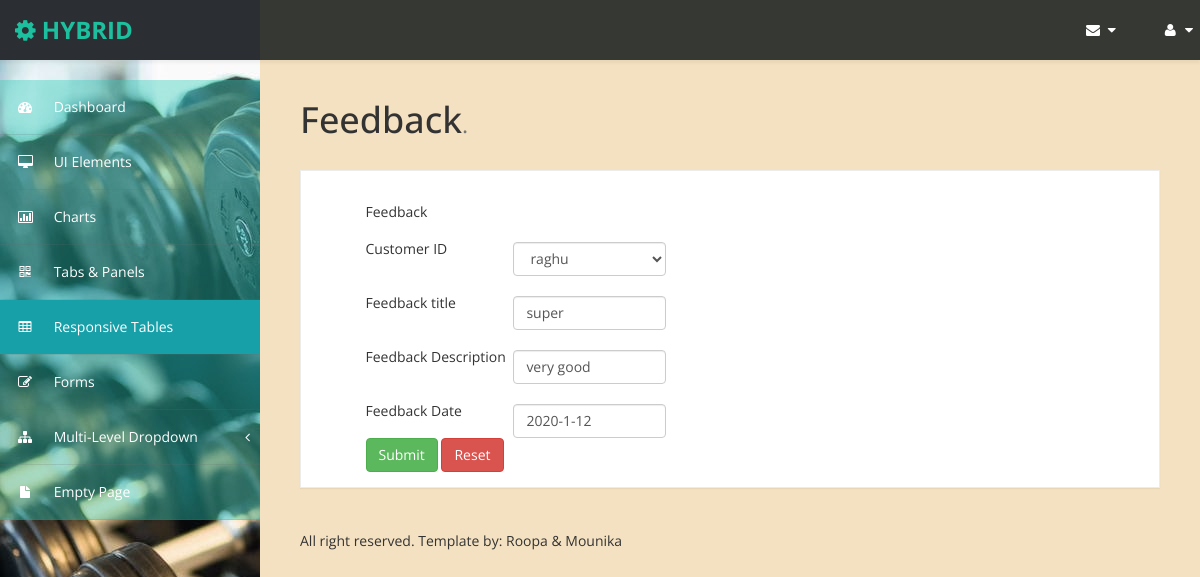
Screenshot of /code/feedback_edit.php?feedback_id=12 with the database file from the repository.
### tables this page shows
CREATE TABLE `feedback` (
  `feedback_id` int(100) NOT NULL auto_increment,
  `customer_id` varchar(100) NOT NULL,
  `feedback_title` varchar(100) NOT NULL,
  `feedback_description` varchar(100) NOT NULL,
  `feedback_date` varchar(100) NOT NULL,
  PRIMARY KEY  (`feedback_id`)
);

CREATE TABLE `customer_details` (
  `customer_id` int(100) NOT NULL auto_increment,
  `customer_name` varchar(100) NOT NULL,
  `customer_address` varchar(100) NOT NULL,
  `customer_city` varchar(100) NOT NULL,
  `contact_number` varchar(100) NOT NULL,
  `email_id` varchar(100) NOT NULL,
  `image` varchar(400) NOT NULL,
  `weight` varchar(100) NOT NULL,
  `health_details` varchar(200) NOT NULL,
  `date_of_birth` varchar(100) NOT NULL,
  `gender` varchar(100) NOT NULL,
  `height` varchar(100) NOT NULL,
  PRIMARY KEY  (`customer_id`),
  KEY `customer_id` (`customer_id`)
);

### code/feedback_edit.php (the view, shortened to what this page needs)
<!DOCTYPE html>
<html xmlns="http://www.w3.org/1999/xhtml">
<head>
   <?php include('medatada.php');?>
   <?php include('header.php');?>
   <?php include('sidebar.php');?>
<body>
        <div id="page-wrapper" >
            <div id="page-inner">
			 <div class="row">
                    <div class="col-md-12">
                        <h1 class="page-header">
                            <span class="style1">Feedback</span><small>.</small>
                        </h1>
               </div>
              </div>
              <div class="row">
                <div class="col-lg-12">
                    <div class="panel panel-default">
                        <div class="panel-heading">
                            </div>
                        <div class="panel-body">
                            <div class="row">
                                <div class="col-lg-6">
<?php
include('db_connect.php');
$feedback_id=$_REQUEST['feedback_id'];
 $sql="select * from feedback where feedback_id='$feedback_id' ";
$res=mysqli_query($conn,$sql);
$row=mysqli_fetch_array($res);
?>
<form   id="formID" method="post" action="feedback_update.php">
  <div align="center">
    <table width="300" border="0">
      <tr>
        <td colspan="2">Feedback</td>
      </tr>
      <tr>
        <td width="140">Customer ID</td>
        <td width="144"><label for="customer_id"></label>
          <select name="customer_id" id="customer_id" class="validate[required] form-control">
            <?php
			 include('db_connect.php');
			 $sql1="select * from customer_details";
			 $res1=mysqli_query($conn,$sql1);
			 while($row1=mysqli_fetch_array($res1))
			 {
			 ?>
            <option value="<?php echo $row1['customer_id'];?>" <?php if($row1['customer_id']==$row['customer_id']) { ?> selected <?php } ?>>  <?php echo $row1['customer_name'];?> </option>
            <?php
			 }
			 ?>
          </select></td>
      </tr>
      <tr>
        <td>Feedback title</td>
        <td><label for="feedback_title"></label>
        <input name="feedback_title" type="text" id="feedback_title"  class="validate[required] form-control" value="<?php echo $row['feedback_title'];?>" /></td>
      </tr>
      <tr>
        <td>Feedback Description</td>
        <td><label for="feedback_description"></label>
        <input name="feedback_description" type="text" id="feedback_description" class="validate[required] form-control" value="<?php echo $row['feedback_description'];?>" /></td>
      </tr>
      <tr>
        <td>Feedback Date</td>
        <td><label for="feedback_date"></label>
        <input name="feedback_date" type="text" id="feedback_date"   class="validate[required,custom[date]] form-control" value="<?php echo $row['feedback_date'];?>" /></td>
      </tr>
      <tr>
        <td colspan="2"><input type="submit" name="button" id="button" value="Submit"  class="btn btn-success" />
        <input type="reset" name="button2" id="button2" value="Reset" class="btn btn-danger" /></td>
      </tr>
    </table>
  </div>
</form>
</div>
                                <div class="col-lg-6">
                                </div>
                            </div>
                        </div>
                    </div>
                </div>
            </div>
			  <?php include('footer.php');?>
			</div>
	<?php include('val.php'); ?>
</body>
</html>

### code/assets/css/custom-styles.css (style rules this page uses)
body { font-family: 'Open Sans', sans-serif; background: #32C2CD url(../img/bg-img.jpg) !important; }
#page-wrapper { padding: 15px 15px; min-height: 600px; background: #f4e1c1; }
#page-inner { width:100%; margin:10px 20px 10px 0px; background-color:transparent; padding:10px; min-height:1200px; }
h1, .h1, h2, .h2, h3, .h3 { margin-top: 7px; margin-bottom: -5px; }
.panel { border-radius:0px; }
#page-wrapper { position: relative; top: 55px; }
.page-header { padding-bottom: 9px; margin: 10px 0 20px; border-bottom: 1px solid transparent; text-align: left; }
.panel-default { border-color: #ECECEC; }
.panel-default > .panel-heading { color: #000; border-color: #FFF; font-weight:bold; background: #FFFFFF; font-size: 16px; padding: 15px 15px 0; }
.panel-heading { border-bottom: 1px solid transparent; border-top-left-radius: 3px; border-top-right-radius: 3px; }
@media (min-width:768px) { #page-wrapper { margin: 0 0 0 260px; padding: 15px 30px; min-height: 1200px; } }

### rows the page displays
feedback: customer_id "raghu", feedback_title "super", feedback_description "very good", feedback_date "2020-1-12"
